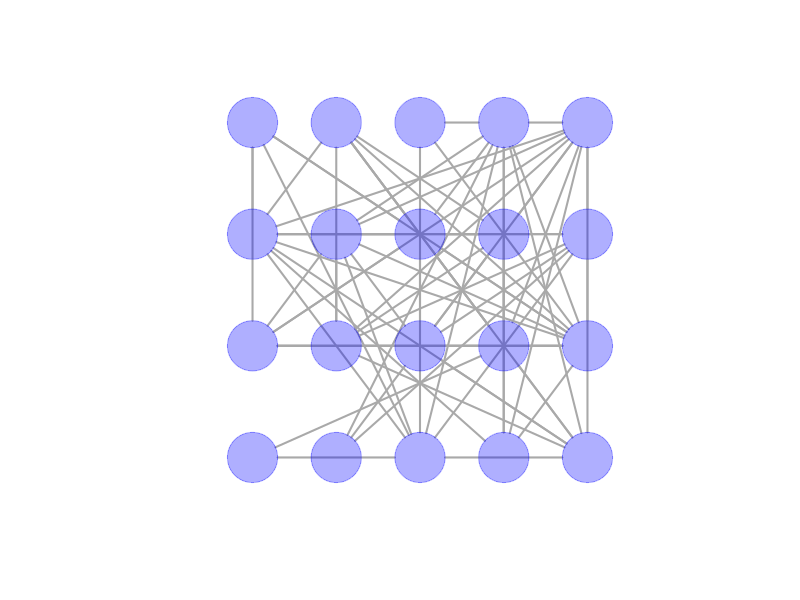
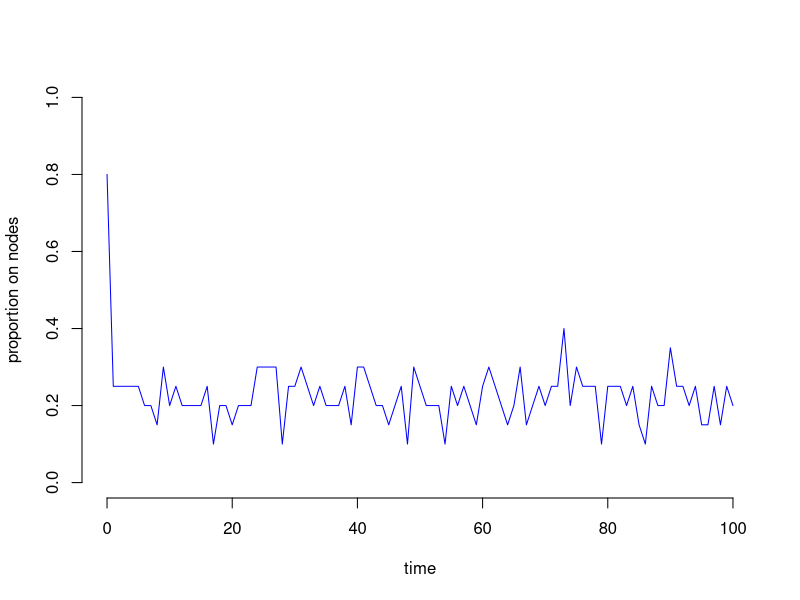
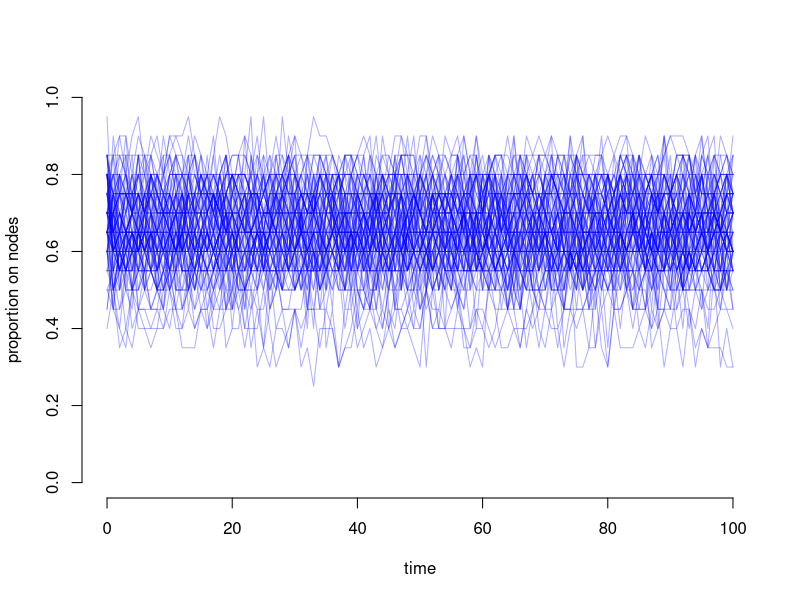
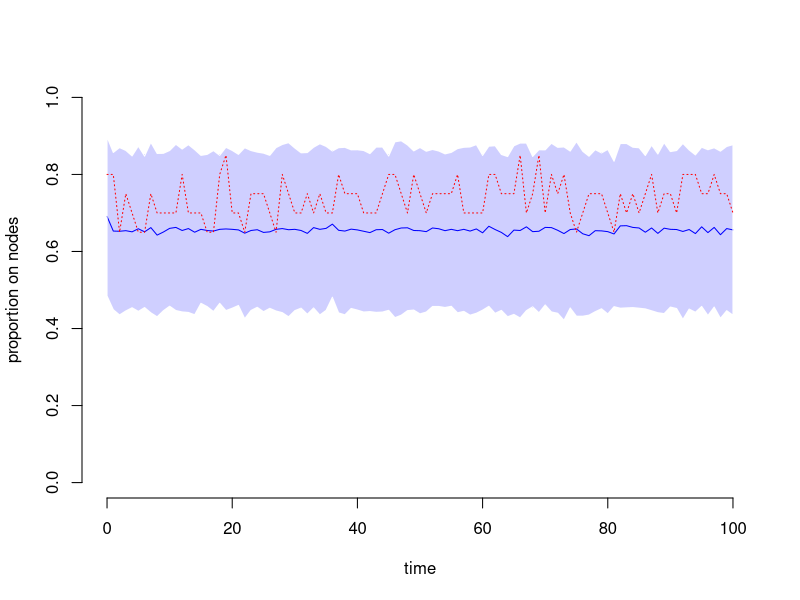

R code for these plots, in order: (Note: this script raises an error after producing the figures.)
############################################################
# network of ising/majority nodes 
############################################################

library(igraph)

# parameters to set
prob_init <- 0.2 # initial probability of 0/1 nodes
theta0 <- -4 # offset parameter Ising model
theta <- 1.2 # parameter for probaility models
N <- 100 # number of discrete time steps to evolve
m <- 20 # size of the network
pe <- 0.4 # probability of an edge in the random graph

# majority rule
maj_n <- function(x, theta){
	nsize <- length(x)
	r <- sum(x)
	maj <- ifelse(r <= nsize/2, theta, 1 - theta)
	return(maj)
}


# Ising rule
ising_n <- function(x, theta, theta0=-4){
	r <- sum(x)
	ising <- 1/(1 + exp(-theta0 - r*theta))
	return(ising)
}

# g_theta determines 0/1 from probability
g_theta <- function(prob_theta){
	U <- runif(1,0,1)
	g <- ifelse(prob_theta >= U, 1, 0)
	return(g)
}

# create random graph
graph <- erdos.renyi.game(m, p.or.m=pe, type="gnp", directed=FALSE, loops=FALSE)
plot(graph,  layout=layout_on_grid, vertex.label=NA, vertex.size=30, vertex.frame.color="#0000FF50", vertex.label.dist=0.5, vertex.color="#0000FF50", vertex.shape="circle", edge.width=2, rescale=TRUE, asp=1)

# determine set of neighbourhoods in graph 
neighbourhoods <- ego(graph, order=1)

## single run

# initial state, random
x_init <- sample(0:1, size=m, replace=TRUE, prob=c(prob_init, 1-prob_init))

# evolve network for N steps
theta <- rnorm(m,mean=0,sd=1)
rule <- "ising"
x <- x_init # initial value at n=0
x_N <- array(NA,dim=c(N,m))
for(i in 1:N){
	x_plus1 <- c()
	for(j in 1:m){ # no difference if ordered randomly
		if(rule=="ising") x_plus1[j] <- g_theta(ising_n(x[neighbourhoods[[j]]], theta[j], theta0))
		if(rule=="maj")   x_plus1[j] <- g_theta(maj_n(x[neighbourhoods[[j]]], theta))
	}
	x_N[i,] <- x_plus1 
}

x_N <- rbind(x_init,x_N)

evo_prop <- apply(x_N, 1, sum)/m

# plot evolutions
plot(0:N, evo_prop, type="l", bty="n", col='blue', xlab="time", ylab="proportion on nodes",ylim=c(0,1))



## multiple runs
# parameters to set
prob_init <- runif(1,0,1) #0.2 # initial probability of 0/1 nodes
theta0 <- -4 # offset parameter Ising model
theta <- 1.2 # parameter for probaility models
N <- 100 # number of discrete time steps to evolve
m <- 20 # size of the network
pe <- 0.4 # probability of an edge in the random graph

nrun <- 100
evo_prop_nrun <- array(NA,dim=c(N+1,nrun))

for(k in 1:nrun){
# initial state, random
	prob_init <- 0.3 #runif(1,0,1) #0.2 # initial probability of 0/1 nodes
	x_init <- sample(0:1, size=m, replace=TRUE, prob=c(prob_init, 1-prob_init))

# evolve network for N steps
	 theta <- rnorm(m,mean=1.2,sd=1) # draw theta from normal distribution
	# theta <- 1.2 # theta fixed
	# theta <- rgamma(m,shape=1,rate=1)
	rule <- "ising"
	x <- x_init # initial value at n=0
	x_N <- array(NA,dim=c(N,m))
	for(i in 1:N){
	x_plus1 <- c()
	for(j in 1:m){
		if(rule=="ising") x_plus1[j] <- g_theta(ising_n(x[neighbourhoods[[j]]], theta[j], theta0))
		if(rule=="maj")   x_plus1[j] <- g_theta(maj_n(x[neighbourhoods[[j]]], theta))
		}
		x_N[i,] <- x_plus1 
	}

	x_N <- rbind(x_init,x_N)

	evo_prop <- apply(x_N, 1, sum)/m

	evo_prop_nrun[,k] <- evo_prop

	# plot evolutions
	if(k==1) plot(0:N, evo_prop, type="l", lty=1, bty="n",col='#0000FF50',xlab="time",ylab="proportion on nodes",ylim=c(0,1))
else lines(0:N, evo_prop, type="l", col="#0000FF50", lty=1)

}

evo_mean <- apply(evo_prop_nrun,1,mean)
evo_sd   <- apply(evo_prop_nrun,1,sd)
evo_lb   <- evo_mean-2*evo_sd
evo_ub   <- evo_mean+2*evo_sd

plot(0:N, evo_mean, type="l", lty=1, bty="n", col='blue', xlab="time", ylab="proportion on nodes",ylim=c(0,1))
# lines(0:N, evo_mean-2*evo_sd, col="gray")
# lines(0:N, evo_mean+2*evo_sd, col="gray")
polygon(c(0:N, rev(0:N)), c(evo_ub, rev(evo_lb)), col = "#0000FF30", border=0)
lines(0:N, evo_prop, type="l", col="red", lty=3)

text(locator(1),"Gamma(1,1)")
text(locator(1),"N(1.2,1)")
